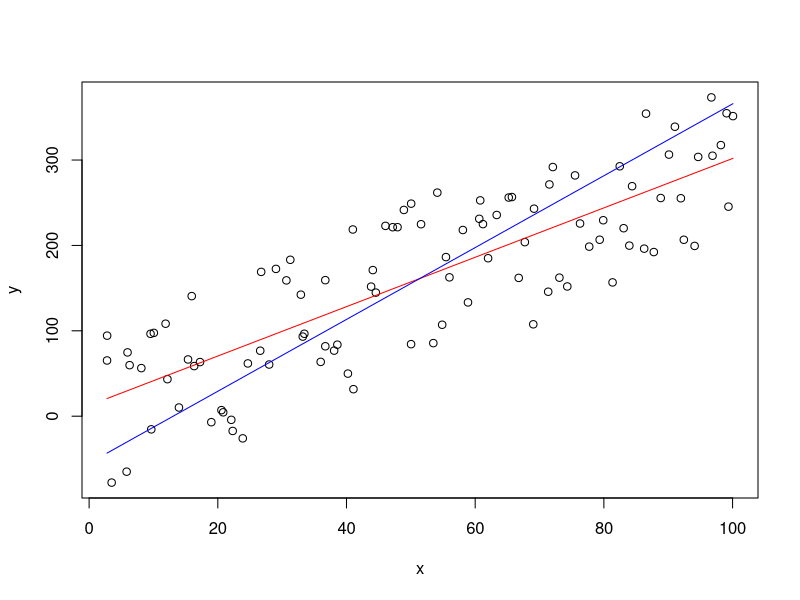

This figure's R source: (Note: this script raises an error after producing the figure.)

### Regression Variants
###
### Leonard Mada
###
### draft v 0.1


# - various variations of the classic regression;
# - minimise the actual distance to the regression line;


############################

### helper functions

solve.reg = function(x, y) {
	x.m = mean(x)
	y.m = mean(y)
	dx = x - x.m
	dy = y - y.m

	a = sum(x * dy) / sum(x * dx)
	b = y.m - a * x.m

	c(a, b)
}
solve.dist = function(x, y) {
	x.m = mean(x)
	y.m = mean(y)
	dx = x - x.m
	dy = y - y.m

	b2 = sum(x.m*y.m - x*y)
	b1 = sum(y^2 - y.m^2 - x^2 + x.m^2) / b2

	a = -b1/2 + sqrt(b1^2/4 + 1)
	# TODO: - sqrt() when liniar coeff < 0;
	b = mean(y) - a * mean(x)
	return(c(a, b))
}
dist.line = function(x, y, a, b) {
	sum((y - a*x - b)^2) / (a^2 + 1)
}
dist.line2 = function(x, y, a, b) {
	# Test: calculations of dist.line()
	c = y + x/a
	y.l = (b + a^2 * c) / (a^2 + 1)
	x.l = (y.l - b) / a
	sum((x - x.l)^2 + (y - y.l)^2)
}
### Random Generator
rliniar.gen = function(n, b1=3, b1.var=10, method=1) {
	x = 1:n
	if(method == 1) {
		# Method 1:
		x.var = b1.var/x # b1.var = 10
	} else if(method == 2) {
		# Method 2:
		x.var = b1.var * sqrt(x) # b1.var = 0.4
	} else {
		# Method 3:
		x.var = b1.var * log(x+0.5) # b1.var = ...
	}
	#
	y = x * (b1 + runif(n, -x.var, x.var))
	#
	y = y + runif(n, 0, 5)
	x = x + runif(n, 0, 2)
	#
	return(data.frame(x=x, y=y))
}

############

x.df = rliniar.gen(100, b1.var=100, method=1)
x = x.df$x
y = x.df$y


plot(x, y)


###########

### Ordinary liniar regression
r = solve.reg(x, y)
a = r[1]
b = r[2]
r
dist.line(x, y, a, b)

curve(a * x + b, add=T, col="red")

### Liniar Distance to line
# - fails with non-constant variance;
# - may be useful with polynomial regression;
r = solve.dist(x, y)
a = r[1]
b = r[2]
r
dist.line(x, y, a, b)

curve(a * x + b, add=T, col="blue")


##############
### Comparison
summary(lm(y ~ x))



####################



##############

### Derivation
### Test
a * sum((y - a*x - b)^2) + (a^2 + 1)*sum(x * (y - a*x - b))
sum(a*(dy - a*dx)^2 + (a^2 + 1) * x * (dy - a*dx))
sum(a*dy^2 + a^3*dx^2 - 2*a^2*x*y + 2*a^2*x.m*y.m - a*(a^2 + 1)*x*dx + (a^2 + 1) *x*dy)
sum(a*dy^2 - (a^2-1)*x*y + 2*a^2*x.m*y.m - a*(x^2 - x.m^2) - (a^2 + 1)*x.m*y.m)
sum(a*dy^2 - (a^2-1)*x*y + (a^2-1)*x.m*y.m - a*(x^2 - x.m^2))
sum(a*y^2 - a*y.m^2 - (a^2-1)*x*y + (a^2-1)*x.m*y.m - a*(x^2 - x.m^2))
sum(a^2*(x.m*y.m - x*y) + a*(y^2 - y.m^2 - x^2 + x.m^2) - (x.m*y.m - x*y))

### TODO:
# - variant for polynomial regression;

